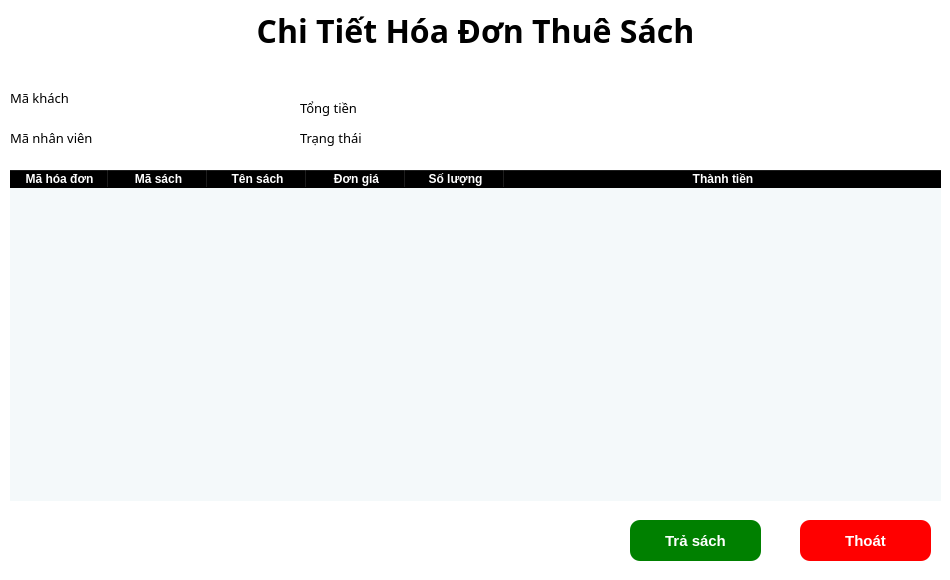
<?xml version="1.0" encoding="UTF-8"?>
<ui version="4.0">
 <class>chitiet</class>
 <widget class="QDialog" name="chitiet">
  <property name="geometry">
   <rect>
    <x>0</x>
    <y>0</y>
    <width>950</width>
    <height>580</height>
   </rect>
  </property>
  <property name="windowTitle">
   <string>Dialog</string>
  </property>
  <property name="windowIcon">
   <iconset resource="../new_resource.qrc">
    <normaloff>:/newPrefix/icons/books.png</normaloff>:/newPrefix/icons/books.png</iconset>
  </property>
  <property name="styleSheet">
   <string notr="true">background-color: rgb(255, 255, 255);
color: #000
</string>
  </property>
  <widget class="QTableWidget" name="table">
   <property name="geometry">
    <rect>
     <x>10</x>
     <y>170</y>
     <width>931</width>
     <height>331</height>
    </rect>
   </property>
   <property name="font">
    <font>
     <pointsize>10</pointsize>
    </font>
   </property>
   <property name="styleSheet">
    <string notr="true">QHeaderView::section{
	font-weight: bold;
	background-color: black;
	color: white;
}
QTableWidget{
	border: none;
	background-color:#F4F9FA;
}</string>
   </property>
   <property name="alternatingRowColors">
    <bool>true</bool>
   </property>
   <attribute name="horizontalHeaderDefaultSectionSize">
    <number>99</number>
   </attribute>
   <attribute name="horizontalHeaderStretchLastSection">
    <bool>true</bool>
   </attribute>
   <column>
    <property name="text">
     <string>Mã hóa đơn</string>
    </property>
   </column>
   <column>
    <property name="text">
     <string>Mã sách</string>
    </property>
   </column>
   <column>
    <property name="text">
     <string>Tên sách</string>
    </property>
   </column>
   <column>
    <property name="text">
     <string>Đơn giá</string>
    </property>
   </column>
   <column>
    <property name="text">
     <string>Số lượng</string>
    </property>
   </column>
   <column>
    <property name="text">
     <string>Thành tiền</string>
    </property>
   </column>
  </widget>
  <widget class="QPushButton" name="btn_thue">
   <property name="geometry">
    <rect>
     <x>800</x>
     <y>520</y>
     <width>131</width>
     <height>41</height>
    </rect>
   </property>
   <property name="cursor">
    <cursorShape>PointingHandCursor</cursorShape>
   </property>
   <property name="styleSheet">
    <string notr="true">background-color: red;
color: #fff ;
border:none;
border-radius: 10px;
font-size:15px;
font-weight: bold;
</string>
   </property>
   <property name="text">
    <string>Thoát</string>
   </property>
   <property name="icon">
    <iconset resource="../new_resource.qrc">
     <normaloff>:/newPrefix/icons/exitLS.png</normaloff>:/newPrefix/icons/exitLS.png</iconset>
   </property>
  </widget>
  <widget class="QLabel" name="mak">
   <property name="geometry">
    <rect>
     <x>10</x>
     <y>90</y>
     <width>211</width>
     <height>16</height>
    </rect>
   </property>
   <property name="font">
    <font>
     <family>Bahnschrift</family>
     <pointsize>10</pointsize>
    </font>
   </property>
   <property name="text">
    <string>Mã khách</string>
   </property>
  </widget>
  <widget class="QLabel" name="manv">
   <property name="geometry">
    <rect>
     <x>10</x>
     <y>130</y>
     <width>211</width>
     <height>16</height>
    </rect>
   </property>
   <property name="font">
    <font>
     <family>Bahnschrift</family>
     <pointsize>10</pointsize>
    </font>
   </property>
   <property name="text">
    <string>Mã nhân viên</string>
   </property>
  </widget>
  <widget class="QLabel" name="tongtien">
   <property name="geometry">
    <rect>
     <x>300</x>
     <y>100</y>
     <width>211</width>
     <height>16</height>
    </rect>
   </property>
   <property name="font">
    <font>
     <family>Bahnschrift</family>
     <pointsize>10</pointsize>
    </font>
   </property>
   <property name="text">
    <string>Tổng tiền</string>
   </property>
  </widget>
  <widget class="QLabel" name="trangthai">
   <property name="geometry">
    <rect>
     <x>300</x>
     <y>130</y>
     <width>211</width>
     <height>16</height>
    </rect>
   </property>
   <property name="font">
    <font>
     <family>Bahnschrift</family>
     <pointsize>10</pointsize>
    </font>
   </property>
   <property name="text">
    <string>Trạng thái</string>
   </property>
  </widget>
  <widget class="QPushButton" name="btn_thue_2">
   <property name="geometry">
    <rect>
     <x>630</x>
     <y>520</y>
     <width>131</width>
     <height>41</height>
    </rect>
   </property>
   <property name="cursor">
    <cursorShape>PointingHandCursor</cursorShape>
   </property>
   <property name="styleSheet">
    <string notr="true">background-color: green;
color: #fff ;
border:none;
border-radius: 10px;
font-size:15px;
font-weight: bold;
</string>
   </property>
   <property name="text">
    <string>Trả sách</string>
   </property>
   <property name="icon">
    <iconset resource="../new_resource.qrc">
     <normaloff>:/newPrefix/icons/books.png</normaloff>:/newPrefix/icons/books.png</iconset>
   </property>
  </widget>
  <widget class="QWidget" name="verticalLayoutWidget">
   <property name="geometry">
    <rect>
     <x>10</x>
     <y>0</y>
     <width>931</width>
     <height>61</height>
    </rect>
   </property>
   <layout class="QVBoxLayout" name="verticalLayout">
    <item>
     <widget class="QLabel" name="label">
      <property name="font">
       <font>
        <family>Bahnschrift</family>
        <pointsize>24</pointsize>
        <weight>75</weight>
        <bold>true</bold>
       </font>
      </property>
      <property name="text">
       <string>Chi Tiết Hóa Đơn Thuê Sách</string>
      </property>
      <property name="alignment">
       <set>Qt::AlignCenter</set>
      </property>
     </widget>
    </item>
   </layout>
  </widget>
 </widget>
 <resources>
  <include location="../new_resource.qrc"/>
 </resources>
 <connections/>
</ui>
